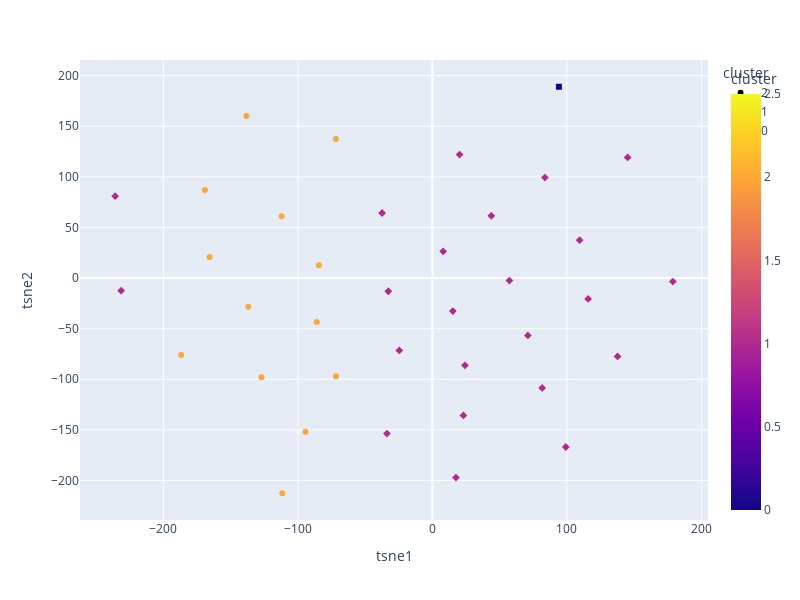

Write notebook code for a chart like this one.
### Code cell
twoD_data_ceation(labels,scaled_data)

### Figure 1 — Plotly figure (JSON) as saved in the notebook; plotly's stock layout.template omitted (floating-point values rounded to 4 significant figures)
{"data": [{"hovertemplate": "cluster=%{marker.color}<br>tsne1=%{x}<br>tsne2=%{y}<extra></extra>", "legendgroup": "2", "marker": {"color": [2, 2, 2, 2, 2, 2, 2, 2, 2, 2, 2, 2, 2], "coloraxis": "coloraxis", "symbol": "circle"}, "mode": "markers", "name": "2", "orientation": "v", "showlegend": true, "type": "scatter", "x": [-136.8, -71.71, -111.6, -165.6, -71.67, -112.1, -186.8, -138.2, -169.1, -127.1, -94.36, -85.96, -84.28], "xaxis": "x", "y": [-28.36, 137.4, -212.7, 20.91, -97.11, 61.15, -76.11, 160.1, 86.9, -98.13, -151.9, -43.42, 12.68], "yaxis": "y"}, {"hovertemplate": "cluster=%{marker.color}<br>tsne1=%{x}<br>tsne2=%{y}<extra></extra>", "legendgroup": "1", "marker": {"color": [1, 1, 1, 1, 1, 1, 1, 1, 1, 1, 1, 1, 1, 1, 1, 1, 1, 1, 1, 1, 1, 1, 1], "coloraxis": "coloraxis", "symbol": "diamond"}, "mode": "markers", "name": "1", "orientation": "v", "showlegend": true, "type": "scatter", "x": [17.52, 57.29, 83.68, -32.76, 8.015, 115.8, 71.01, -33.77, -24.59, -37.37, 24.22, -231.4, 20.24, 23.07, 109.5, 178.8, -235.9, 145.2, 81.67, 43.85, 137.7, 99.21, 15.24], "xaxis": "x", "y": [-197.1, -2.506, 99.25, -13.03, 26.38, -20.62, -56.67, -153.7, -71.55, 64.3, -86.22, -12.45, 122.0, -135.7, 37.41, -3.512, 80.92, 119.2, -108.6, 61.45, -77.48, -166.9, -32.68], "yaxis": "y"}, {"hovertemplate": "cluster=%{marker.color}<br>tsne1=%{x}<br>tsne2=%{y}<extra></extra>", "legendgroup": "0", "marker": {"color": [0], "coloraxis": "coloraxis", "symbol": "square"}, "mode": "markers", "name": "0", "orientation": "v", "showlegend": true, "type": "scatter", "x": [94.08], "xaxis": "x", "y": [189.0], "yaxis": "y"}], "layout": {"coloraxis": {"colorbar": {"title": {"text": "cluster"}}, "colorscale": [[0, "#0d0887"], [0.1111, "#46039f"], [0.2222, "#7201a8"], [0.3333, "#9c179e"], [0.4444, "#bd3786"], [0.5556, "#d8576b"], [0.6667, "#ed7953"], [0.7778, "#fb9f3a"], [0.8889, "#fdca26"], [1, "#f0f921"]]}, "height": 600, "legend": {"title": {"text": "cluster"}, "tracegroupgap": 0}, "margin": {"t": 60}, "width": 800, "xaxis": {"anchor": "y", "domain": [0, 1], "title": {"text": "tsne1"}}, "yaxis": {"anchor": "x", "domain": [0, 1], "title": {"text": "tsne2"}}}}
